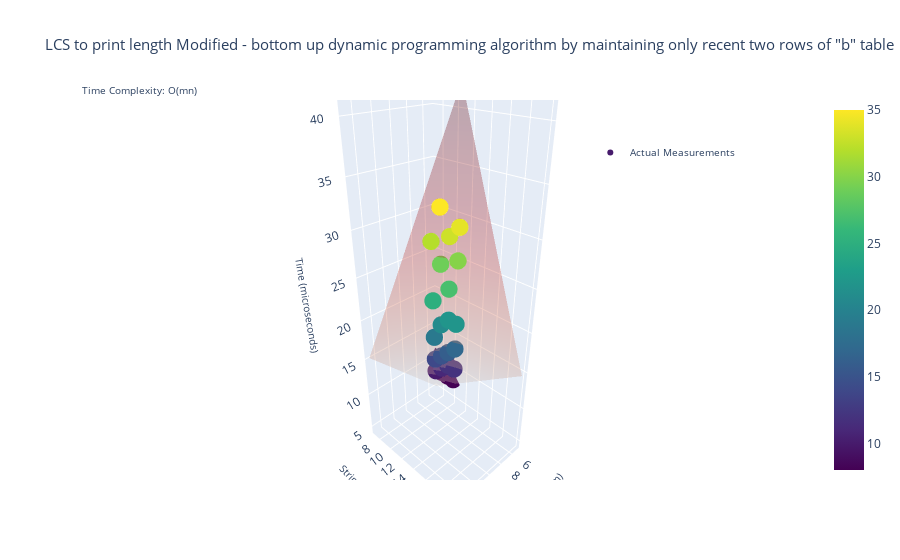

The notebook cell this image was saved under:
### Code cell
import pandas as pd
import plotly.graph_objects as go
import numpy as np

# Load the CSV file
data = pd.read_csv('lcs_times.csv')

# Create figure
fig = go.Figure()

# Add scatter points for actual measurements
fig.add_trace(go.Scatter3d(
    x=data['m'],
    y=data['n'],
    z=data['LCS Time (microseconds)'],
    mode='markers',
    marker=dict(
        size=6,
        color=data['LCS Time (microseconds)'],
        colorscale='Viridis',
        showscale=True
    ),
    name='Actual Measurements'
))

# Generate theoretical O(mn) complexity surface
m_range = np.linspace(min(data['m']), max(data['m']), 20)
n_range = np.linspace(min(data['n']), max(data['n']), 20)
M, N = np.meshgrid(m_range, n_range)
Z = M * N  # O(mn) complexity

# Scale the theoretical surface to match actual data range
scale_factor = np.mean(data['LCS Time (microseconds)']) / np.mean(Z)
Z = Z * scale_factor

# Add theoretical surface
fig.add_trace(go.Surface(
    x=m_range,
    y=n_range,
    z=Z,
    opacity=0.3,
    showscale=False,
    name='Theoretical O(mn)',
    colorscale='Reds'
))

# Update layout
fig.update_layout(
    title=dict(
        text='LCS to print length Modified - bottom up dynamic programming algorithm by maintaining only recent two rows of "b" table',
        font=dict(size=15)
    ),
    scene=dict(
        xaxis_title=dict(text='String 1 Length (m)', font=dict(size=10)),
        yaxis_title=dict(text='String 2 Length (n)', font=dict(size=10)),
        zaxis_title=dict(text='Time (microseconds)', font=dict(size=10)),
        camera=dict(
            eye=dict(x=1.5, y=1.5, z=1.2)
        )
    ),
    showlegend=True,
    legend=dict(
        x=0.7,
        y=0.9,
        font=dict(size=10)
    )
)

# Add annotation explaining complexity
fig.add_annotation(
    text="Time Complexity: O(mn)",
    xref="paper", yref="paper",
    x=0, y=1.05,
    showarrow=False,
    font=dict(size=10)
)

# Show the plot
fig.show()

# Save the plot
fig.write_html("../../docs/LPS6-q1.html")

### Figure 1 — Plotly figure (JSON) as saved in the notebook; plotly's stock layout.template omitted (floating-point values rounded to 4 significant figures; data arrays with more than 128 entries replaced by an {"elided": "..."} marker saying what was removed)
{"data": [{"marker": {"color": [10, 8, 8, 8, 10, 11, 12, 12, 14, 15, 16, 17, 19, 21, 22, 22, 25, 29, 27, 30, 32, 35, 33, 34], "colorscale": [[0, "#440154"], [0.1111, "#482878"], [0.2222, "#3e4989"], [0.3333, "#31688e"], [0.4444, "#26828e"], [0.5556, "#1f9e89"], [0.6667, "#35b779"], [0.7778, "#6ece58"], [0.8889, "#b5de2b"], [1, "#fde725"]], "showscale": true, "size": 6}, "mode": "markers", "name": "Actual Measurements", "type": "scatter3d", "x": [5, 5, 5, 5, 7, 7, 7, 7, 9, 9, 9, 9, 11, 11, 11, 11, 13, 13, 13, 13, 15, 15, 15, 15], "y": [7, 8, 9, 10, 9, 10, 11, 12, 11, 12, 13, 14, 13, 14, 15, 16, 15, 16, 17, 18, 17, 18, 19, 20], "z": [10, 8, 8, 8, 10, 11, 12, 12, 14, 15, 16, 17, 19, 21, 22, 22, 25, 29, 27, 30, 32, 35, 33, 34]}, {"colorscale": [[0, "rgb(255,245,240)"], [0.125, "rgb(254,224,210)"], [0.25, "rgb(252,187,161)"], [0.375, "rgb(252,146,114)"], [0.5, "rgb(251,106,74)"], [0.625, "rgb(239,59,44)"], [0.75, "rgb(203,24,29)"], [0.875, "rgb(165,15,21)"], [1, "rgb(103,0,13)"]], "name": "Theoretical O(mn)", "opacity": 0.3, "showscale": false, "type": "surface", "x": [5, 5.526, 6.053, 6.579, 7.105, 7.632, 8.158, 8.684, 9.211, 9.737, 10.26, 10.79, 11.32, 11.84, 12.37, 12.89, 13.42, 13.95, 14.47, 15], "y": [7, 7.684, 8.368, 9.053, 9.737, 10.42, 11.11, 11.79, 12.47, 13.16, 13.84, 14.53, 15.21, 15.89, 16.58, 17.26, 17.95, 18.63, 19.32, 20], "z": {"elided": "20x20 float values"}}], "layout": {"annotations": [{"font": {"size": 10}, "showarrow": false, "text": "Time Complexity: O(mn)", "x": 0, "xref": "paper", "y": 1.05, "yref": "paper"}], "legend": {"font": {"size": 10}, "x": 0.7, "y": 0.9}, "scene": {"camera": {"eye": {"x": 1.5, "y": 1.5, "z": 1.2}}, "xaxis": {"title": {"font": {"size": 10}, "text": "String 1 Length (m)"}}, "yaxis": {"title": {"font": {"size": 10}, "text": "String 2 Length (n)"}}, "zaxis": {"title": {"font": {"size": 10}, "text": "Time (microseconds)"}}}, "showlegend": true, "title": {"font": {"size": 15}, "text": "LCS to print length Modified - bottom up dynamic programming algorithm by maintaining only recent two rows of \"b\" table"}}}
